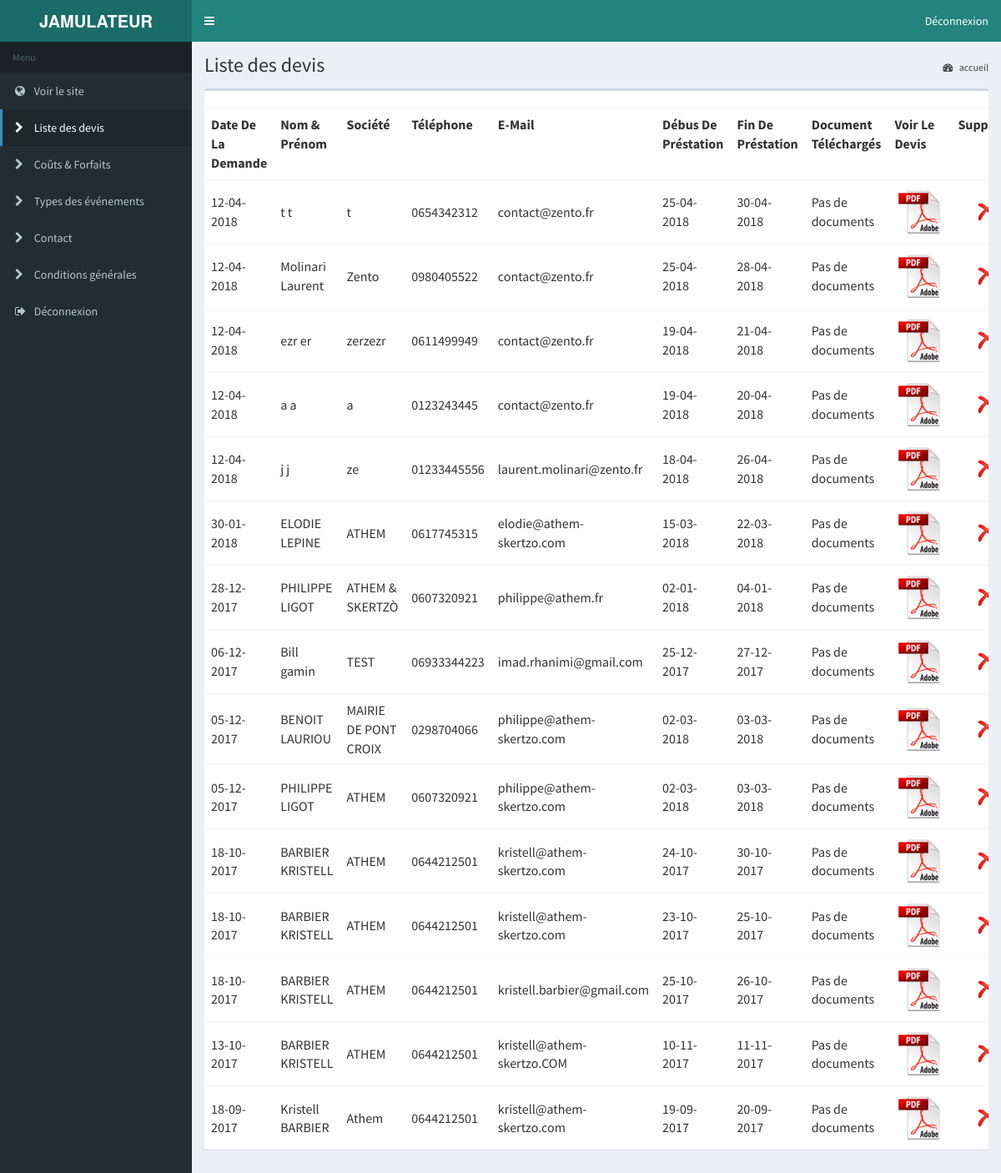
The app's page /admin/home.php (signed in) with its own data.
### tables this page shows
CREATE TABLE `devis` (
  `idDevis` int(11) NOT NULL,
  `type` int(11) NOT NULL,
  `lieu` varchar(200) NOT NULL,
  `rueEvent` varchar(200) NOT NULL,
  `cpEvent` varchar(10) NOT NULL,
  `villeEvent` varchar(100) NOT NULL,
  `distance` int(11) NOT NULL,
  `largeur` int(11) NOT NULL,
  `hauteur` int(11) NOT NULL,
  `dateDebut` varchar(100) NOT NULL,
  `dateFin` varchar(100) NOT NULL,
  `visuel` varchar(100) NOT NULL,
  `nbrBoucles` int(11) NOT NULL,
  `son` varchar(100) NOT NULL,
  `options` varchar(300) NOT NULL,
  `video_jamions` int(11) NOT NULL,
  `video_techniciens` int(11) NOT NULL,
  `video_hebergement` int(11) NOT NULL,
  `video_transport` int(11) NOT NULL,
  `sonorisation_unite` int(11) NOT NULL,
  `sonorisation_techniciens` int(11) NOT NULL,
  `sonorisation_hebergement` int(11) NOT NULL,
  `sonorisation_transport` int(11) NOT NULL,
  `sonorisation_taxe_sacem` float NOT NULL,
  `autre_gardinnage` int(11) NOT NULL,
  `remise_montant` float NOT NULL,
  `remise_pourcentage` float NOT NULL,
  `remise_label` varchar(255) NOT NULL,
  `email` varchar(300) NOT NULL,
  `tel` varchar(20) NOT NULL,
  `societe` varchar(200) NOT NULL,
  `fname` varchar(100) NOT NULL,
  `lname` varchar(100) NOT NULL,
  `address1` varchar(200) NOT NULL,
  `address2` varchar(200) NOT NULL,
  `cp` varchar(10) NOT NULL,
  `ville` varchar(100) NOT NULL,
  `dateDevis` int(11) NOT NULL,
  `deleted` int(11) NOT NULL
);

### admin/home.php (the view, shortened to what this page needs)
<?php ob_start(); session_start(); if(!isset($_SESSION['admin'])) header("location:index.php");
$db = db_connect();
 ?>
<html>
  <head>
    <link rel="stylesheet" href="bootstrap/css/bootstrap.min.css">
    <link rel="stylesheet" href="https://maxcdn.bootstrapcdn.com/font-awesome/4.4.0/css/font-awesome.min.css">
    <link rel="stylesheet" href="https://code.ionicframework.com/ionicons/2.0.1/css/ionicons.min.css">
    <link rel="stylesheet" href="dist/css/AdminLTE.min.css">
    <link rel="stylesheet" href="dist/css/skins/_all-skins.min.css">
  </head>
  <body class="hold-transition skin-blue sidebar-mini">
    <div class="wrapper">
      <header class="main-header">
        <a href="./home.php" class="logo">
          <span class="logo-lg"><b>JAMULATEUR</b></span>
        </a>
        <nav class="navbar navbar-static-top" role="navigation">
          <a href="#" class="sidebar-toggle" data-toggle="offcanvas" role="button">
          </a>
          <div class="navbar-custom-menu">
            <ul class="nav navbar-nav">
              <li class="dropdown user user-menu">
                <a href="logout.php" class="">
                  <span class="hidden-xs">Déconnexion</span>
                </a>
              </li>
            </ul>
          </div>
        </nav>
      </header>
      <aside class="main-sidebar">
        <section class="sidebar">
         <?php include 'menu.php'; ?>
        </section>
      </aside>
      <div class="content-wrapper">
        <section class="content-header">
          <h1>
            Liste des devis&nbsp;&nbsp;&nbsp;&nbsp;
          </h1>
          <ol class="breadcrumb">
            <li><a href="./"><i class="fa fa-dashboard"></i> accueil</a></li>
          </ol>
        </section>
        <section class="content">
          <div class="row">
            <div class="col-xs-12">
              <div class="box">
                <div class="box-header"></div>
                <div class="box-body table-responsive no-padding">
                  <table class="table table-hover list-inscription">
                    <tr>
                      <th>Date de la demande</th>
                      <th>Nom & Prénom</th>
                      <th>Société</th>
                      <th>Téléphone</th>
                      <th>E-mail</th>
                      <th>Débus de préstation</th>
                      <th>Fin de préstation</th>
                      <th>Document téléchargés</th>
                      <th>Voir le devis</th>
                      <th>supprimer</th>
                    </tr>
                    <?php
                        $queryDevis = $db->query("SELECT * FROM devis where deleted = 0 order by idDevis desc");
                        $result = $queryDevis->fetchAll(PDO::FETCH_ASSOC);
                    ?>
                    <?php foreach ($result as $key => $devis):
                            $query = $db->query("SELECT * FROM `uploads` WHERE `idDevis`=".$devis['idDevis']);
                            $files = $query->fetchAll(PDO::FETCH_ASSOC);
                            ?>
                            <tr>
                              <td><?= date('d-m-Y', $devis['dateDevis']) ?></td>
                              <td><?= $devis['fname'] ?> <?= $devis['lname'] ?></td>
                              <td><?= $devis['societe'] ?></td>
                              <td><?= $devis['tel'] ?></td>
                              <td><?= $devis['email'] ?></td>
                              <td><?= date('d-m-Y', $devis['dateDebut']) ?></td>
                              <td><?= date('d-m-Y', $devis['dateFin']) ?></td>
                              <td>
                                <?php if( count($files) > 0 ): ?>
                                  <a href="#" class="docsUploaded" data-files='<?= json_encode($files); ?>'>
                                    <img src="dist/img/docs.png">
                                  </a>
                                <?php else: ?>
                                  Pas de documents
                                <?php endif; ?>
                              </td>
                              <td>
                                <a href="devis.php?id=<?= $devis['idDevis'] ?>" target="_blank">
                                  <img src="dist/img/pdf.png">
                                </a>
                              </td>
                             <td>
                                <a class="btn-remove" data-id="<?= $devis['idDevis'] ?>">
                                  <img src="dist/img/delete.png">
                                </a>
                              </td>
                            </tr>
                    <?php endforeach; ?>
                  </table>
                </div>
              </div>
            </div>
          </div>
        </section>
      </div>
    </div>
  </body>
</html>

### admin/home.php (style rules this page uses)
.btn-remove img { height: 22px; margin-left: 24px; cursor: pointer; }

### records on screen
devis: dateDevis "12-04-2018", fname "t", lname "t", societe "t", tel "0654342312", email "contact@zento.fr", dateDebut "25-04-2018", dateFin "30-04-2018"
devis: dateDevis "12-04-2018", fname "Molinari", lname "Laurent", societe "Zento", tel "0980405522", email "contact@zento.fr", dateDebut "25-04-2018", dateFin "28-04-2018"
devis: dateDevis "12-04-2018", fname "ezr", lname "er", societe "zerzezr", tel "0611499949", email "contact@zento.fr", dateDebut "19-04-2018", dateFin "21-04-2018"
devis: dateDevis "12-04-2018", fname "a", lname "a", societe "a", tel "0123243445", email "contact@zento.fr", dateDebut "19-04-2018", dateFin "20-04-2018"
devis: dateDevis "12-04-2018", fname "j", lname "j", societe "ze", tel "01233445556", email "laurent.molinari@zento.fr", dateDebut "18-04-2018", dateFin "26-04-2018"
devis: dateDevis "30-01-2018", fname "ELODIE", lname "LEPINE", societe "ATHEM", tel "0617745315", email "elodie@athem-skertzo.com", dateDebut "15-03-2018", dateFin "22-03-2018"
devis: dateDevis "28-12-2017", fname "PHILIPPE", lname "LIGOT", societe "ATHEM & SKERTZÒ", tel "0607320921", email "philippe@athem.fr", dateDebut "02-01-2018", dateFin "04-01-2018"
devis: dateDevis "06-12-2017", fname "Bill", lname "gamin", societe "TEST", tel "06933344223", email "imad.rhanimi@gmail.com", dateDebut "25-12-2017", dateFin "27-12-2017"
devis: dateDevis "05-12-2017", fname "BENOIT", lname "LAURIOU", societe "MAIRIE DE PONT CROIX", tel "0298704066", email "philippe@athem-skertzo.com", dateDebut "02-03-2018", dateFin "03-03-2018"
devis: dateDevis "05-12-2017", fname "PHILIPPE", lname "LIGOT", societe "ATHEM", tel "0607320921", email "philippe@athem-skertzo.com", dateDebut "02-03-2018", dateFin "03-03-2018"
devis: dateDevis "18-10-2017", fname "BARBIER", lname "KRISTELL", societe "ATHEM", tel "0644212501", email "kristell@athem-skertzo.com", dateDebut "24-10-2017", dateFin "30-10-2017"
devis: dateDevis "18-10-2017", fname "BARBIER", lname "KRISTELL", societe "ATHEM", tel "0644212501", email "kristell@athem-skertzo.com", dateDebut "23-10-2017", dateFin "25-10-2017"
devis: dateDevis "18-10-2017", fname "BARBIER", lname "KRISTELL", societe "ATHEM", tel "0644212501", email "kristell.barbier@gmail.com", dateDebut "25-10-2017", dateFin "26-10-2017"
devis: dateDevis "13-10-2017", fname "BARBIER", lname "KRISTELL", societe "ATHEM", tel "0644212501", email "kristell@athem-skertzo.COM", dateDebut "10-11-2017", dateFin "11-11-2017"
devis: dateDevis "18-09-2017", fname "Kristell", lname "BARBIER", societe "Athem", tel "0644212501", email "kristell@athem-skertzo.com", dateDebut "19-09-2017", dateFin "20-09-2017"
